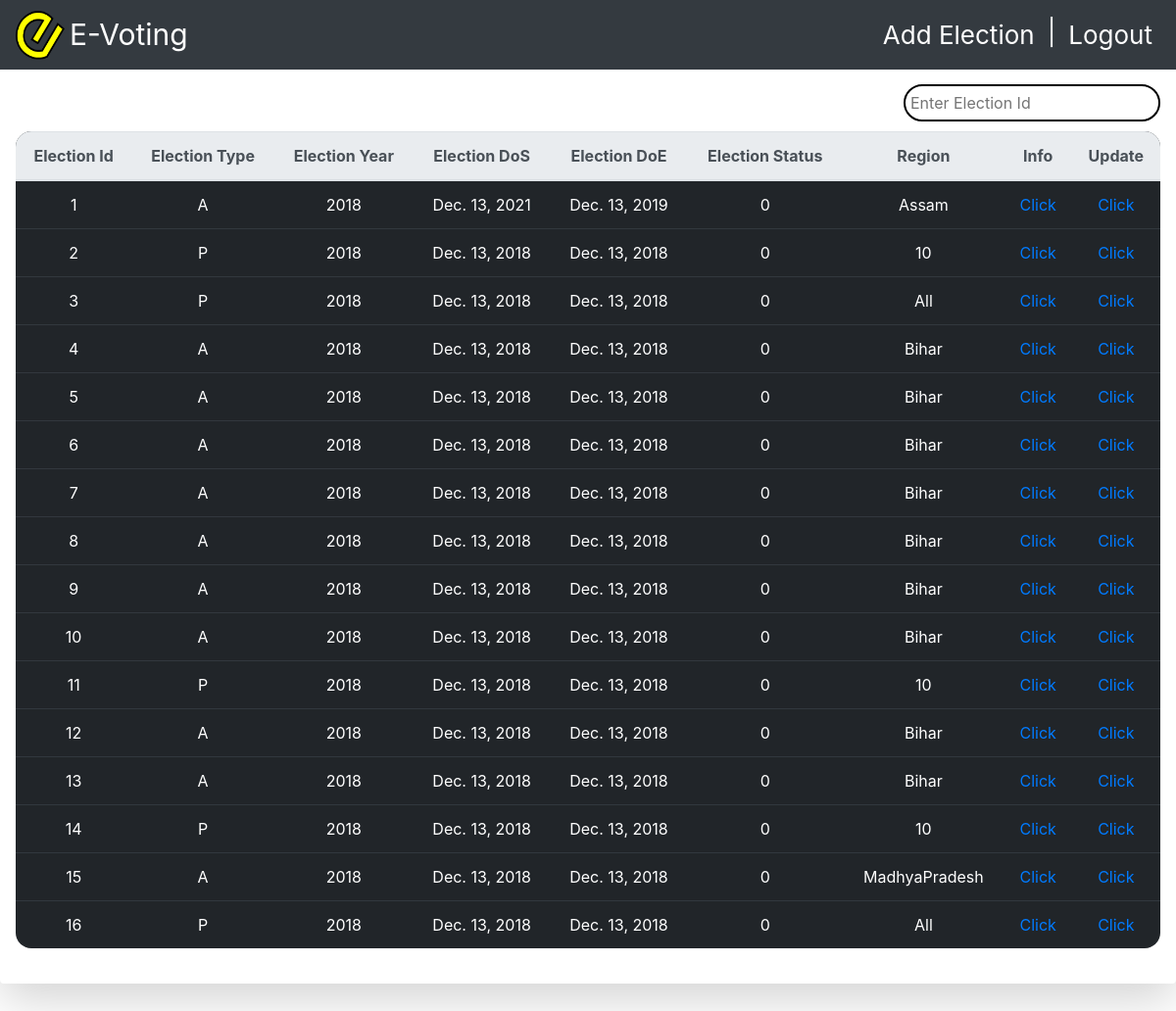
Screenshot of /organiser_app/election/ (signed in) with the database file from the repository.
### organiser_app/models.py (models this page shows, shortened)
class Election(models.Model):
    election_type=models.CharField(choices=election_options,null=False,max_length=1,default="Parliamentary")
    election_id=models.AutoField(primary_key=True)
    election_year=models.CharField(null=False,choices=YEARS,default=2018,max_length=6)
    date_of_start=models.DateField(null=False)
    date_of_end=models.DateField(null=False)
    status=models.CharField(choices=statuses,max_length=2,default='0')
    candidates = models.ManyToManyField(to=Candidate)

class Election_region(models.Model):
    election=models.ForeignKey(Election,on_delete=models.CASCADE)
    region=models.CharField(choices=region_options,null=False,max_length=10)
    def __str__(self):
        return str(self.region)

### organiser_app/views.py (the view)
# urls.py: path('election/',views.election,name="election"),
@login_required
def election(request):
    region=[]
    election_instance=Election.objects.all()
    for election in election_instance:
        region.append(Election_region.objects.get(election=election.election_id))
    election_region = zip(election_instance, region)
    context={'election_region':election_region}
    return render(request,'organiser_app/election.html',context)

### templates/organiser_app/election.html (shortened to what this page needs)
{% load staticfiles %}
<!doctype html>
<html lang="en">
   <head>
      <link rel="stylesheet" href="https://stackpath.bootstrapcdn.com/bootstrap/4.1.3/css/bootstrap.min.css">
   </head>
   <body style="position: relative; padding-top: 20px;">
      <nav class="navbar fixed-top container-fluid navbar-expand-lg navbar-light bg-dark">
         <div class="collapse navbar-collapse " id="navbarSupportedContent">
            <img src="{% static "images/e-voting.png"%}" alt="evoting image" width="50" height="50">
            <p style="color:white; font-size:30px;margin:5px"><a style="color:white;text-decoration: none" href="{% url 'evoting-home' %}" >E-Voting </a></p>
         </div>
         <ul class="nav navbar-nav navbar-right">
            <li class="nav-item active">
               <a class="nav-link text-white" href="{% url 'organiser_app:addelection' %}" style="font-size:26px">Add Election <span class="sr-only">(current)</span></a>
            </li>
            <li>
               <p class="text-white " style="font-size:26px;margin:5px">|</p>
            </li>
            <li class="nav-item active">
               <a class="nav-link text-white" href="{% url 'organiser_app:evoting-logout'%}" style="font-size:26px">Logout <span class="sr-only">(current)</span></a>
            </li>
         </ul>
      </nav>
      <div class="shadow-lg p-3 mb-5 bg-white rounded" style="margin-top:50px" id="elections">
         <input class="search float-right" style="border-radius:20px;padding:5px;margin-bottom:10px;border:2px solid black;outline:none;"placeholder="Enter Election Id" />
         <table class="table table-dark " style="margin: 20px auto;">
            <thead class="thead thead-light " style="text-align: center">
               <th class="eid"> Election Id</th>
               <th class="type"> Election Type</th>
               <th > Election Year</th>
               <th> Election DoS</th>
               <th> Election DoE</th>
               <th class="status"> Election Status</th>
               <th>Region</th>
               <th> Info </th>
               <th>Update</th>
            </thead>
            <tbody class="list">
               {% for i,j in election_region %}
               <tr style="text-align: center">
                  <td class="eid">{{ i.election_id}}</td>
                  <td class="type">{{ i.election_type}}</td>
                  <td >{{ i.election_year}}</td>
                  <td>{{ i.date_of_start}}</td>
                  <td>{{ i.date_of_end}}</td>
                  <td class="status">{{ i.status}}</td>
                    <td> {{j}}</td>
                  <td><a href="{% url "organiser_app:election-candidate" i.election_id %}" >Click</a></td>
                  <td><a href="{% url "organiser_app:election_edit" i.election_id %}" >Click</a></td>
               </tr>
               {% endfor %}
            </tbody>
         </table>
      </div>
   </body>
</html>

### templates/organiser_app/election.html (style rules this page uses)
table { border-collapse: collapse; border-radius: 1em; overflow: hidden; }

### rows the page displays
Election: election_id "1", election_type "A", election_year "2018", date_of_start "Dec. 13, 2021", date_of_end "Dec. 13, 2019", status "0", region "Assam"
Election: election_id "2", election_type "P", election_year "2018", date_of_start "Dec. 13, 2018", date_of_end "Dec. 13, 2018", status "0", region "10"
Election: election_id "3", election_type "P", election_year "2018", date_of_start "Dec. 13, 2018", date_of_end "Dec. 13, 2018", status "0", region "All"
Election: election_id "4", election_type "A", election_year "2018", date_of_start "Dec. 13, 2018", date_of_end "Dec. 13, 2018", status "0", region "Bihar"
Election: election_id "5", election_type "A", election_year "2018", date_of_start "Dec. 13, 2018", date_of_end "Dec. 13, 2018", status "0", region "Bihar"
Election: election_id "6", election_type "A", election_year "2018", date_of_start "Dec. 13, 2018", date_of_end "Dec. 13, 2018", status "0", region "Bihar"
Election: election_id "7", election_type "A", election_year "2018", date_of_start "Dec. 13, 2018", date_of_end "Dec. 13, 2018", status "0", region "Bihar"
Election: election_id "8", election_type "A", election_year "2018", date_of_start "Dec. 13, 2018", date_of_end "Dec. 13, 2018", status "0", region "Bihar"
Election: election_id "9", election_type "A", election_year "2018", date_of_start "Dec. 13, 2018", date_of_end "Dec. 13, 2018", status "0", region "Bihar"
Election: election_id "10", election_type "A", election_year "2018", date_of_start "Dec. 13, 2018", date_of_end "Dec. 13, 2018", status "0", region "Bihar"
Election: election_id "11", election_type "P", election_year "2018", date_of_start "Dec. 13, 2018", date_of_end "Dec. 13, 2018", status "0", region "10"
Election: election_id "12", election_type "A", election_year "2018", date_of_start "Dec. 13, 2018", date_of_end "Dec. 13, 2018", status "0", region "Bihar"
Election: election_id "13", election_type "A", election_year "2018", date_of_start "Dec. 13, 2018", date_of_end "Dec. 13, 2018", status "0", region "Bihar"
Election: election_id "14", election_type "P", election_year "2018", date_of_start "Dec. 13, 2018", date_of_end "Dec. 13, 2018", status "0", region "10"
Election: election_id "15", election_type "A", election_year "2018", date_of_start "Dec. 13, 2018", date_of_end "Dec. 13, 2018", status "0", region "MadhyaPradesh"
Election: election_id "16", election_type "P", election_year "2018", date_of_start "Dec. 13, 2018", date_of_end "Dec. 13, 2018", status "0", region "All"
